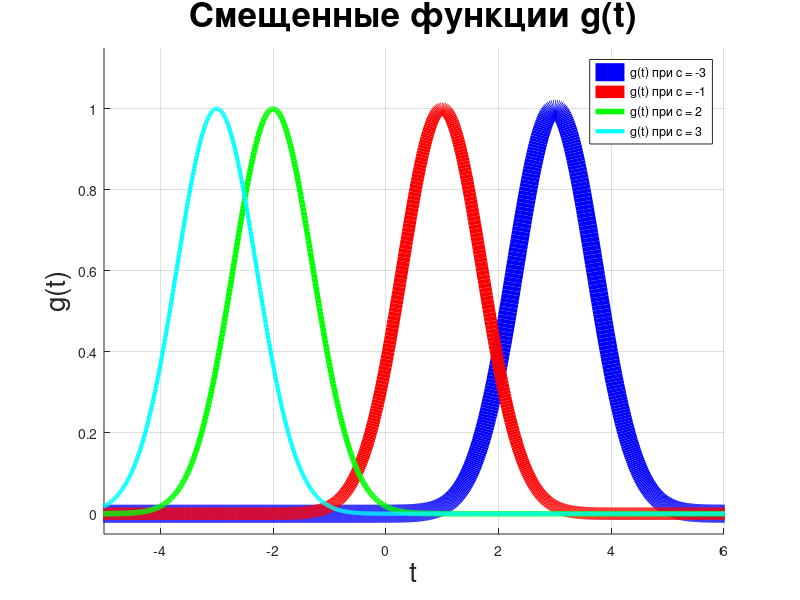
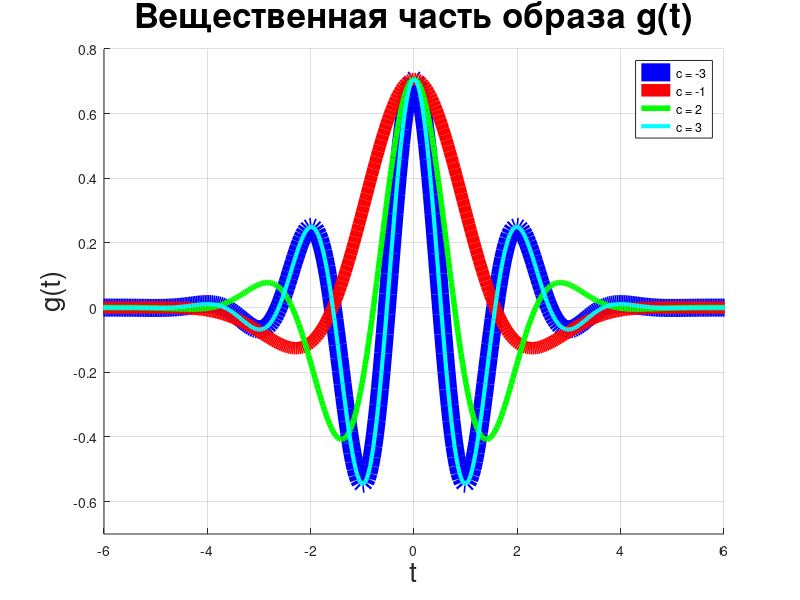
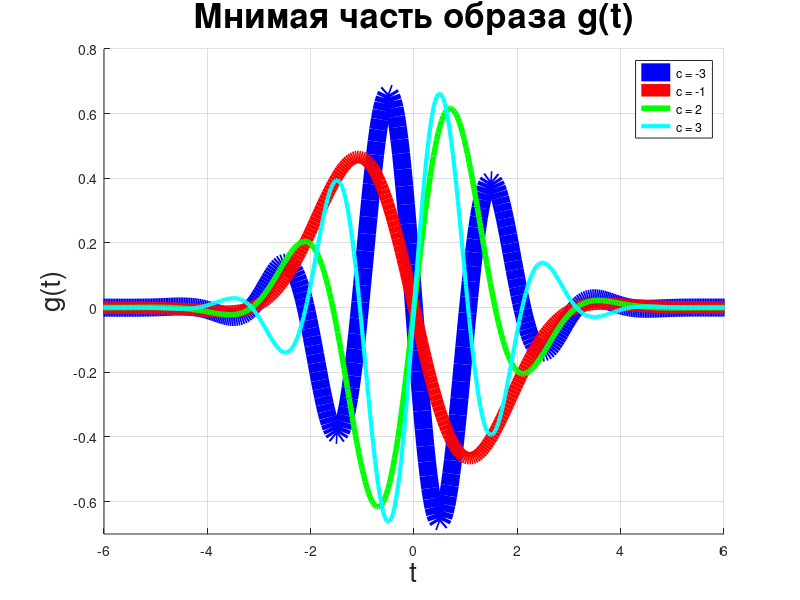
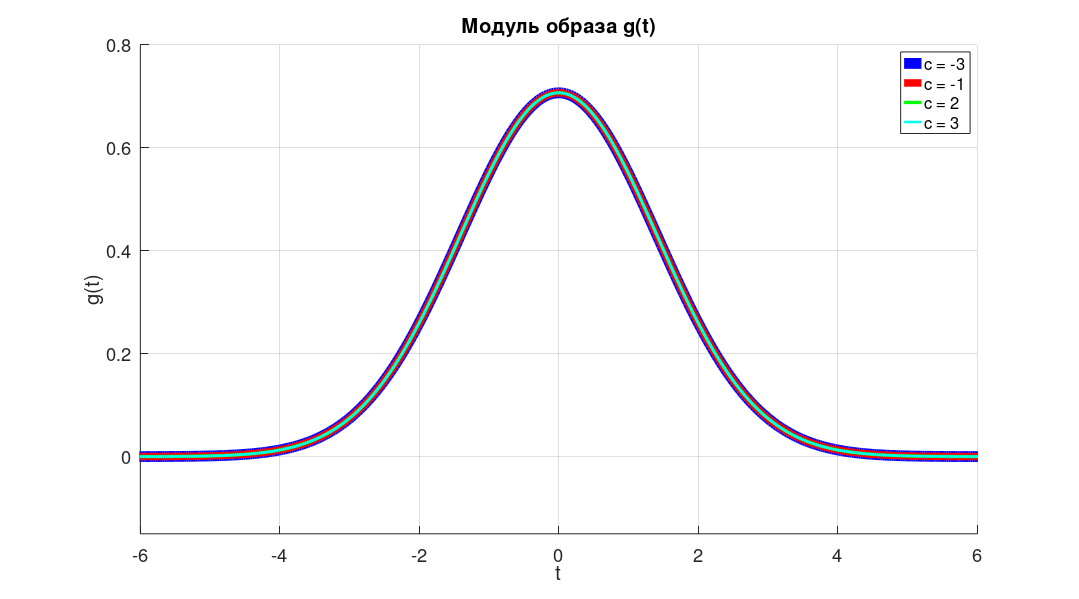

These figures' MATLAB source, in order: (Note: this script raises an error after producing the figures.)
T = 100;
N = 16384;
t = linspace(-T, T, N);
dt = t(2) - t(1);
freq = (-N/2:N/2-1)/(N*dt);
omega = 2*pi*freq;         


% Обновлённые значения параметра c ≠ 0
c_values = [-3, -1, 2, 3];
colors = ['b', 'r', 'g', 'cyan']; % Цвета для графиков
widths = [13, 9, 4, 3];

%%
f = figure()
hold on; grid on;
% Построение спектров
for i = 1:length(c_values)
    c = c_values(i);
    g = exp(-(t + c).^2);     
    plot(t, g, colors(i), 'LineWidth', widths(i), 'DisplayName', ...
         ['g(t) при c = ' num2str(c)]);
end
xlabel('t', 'FontSize', 20); ylabel('g(t)', 'FontSize', 20);
xlim([-5 6]);
ylim([-0.05 1.15]);
title('Смещенные функции g(t)', 'FontSize', 25);
legend show;
hold off;
%%
f = figure()
hold on; grid on;
% Построение спектров
for i = 1:length(c_values)
    c = c_values(i);
    hatg = exp(1i*omega*c).*exp(-omega.^2/4)/sqrt(2);
    rhatg = real(hatg);     
    plot(omega, rhatg, colors(i), 'LineWidth', widths(i), 'DisplayName', ...
         ['c = ' num2str(c)]);
end
xlabel('t', 'FontSize', 20); ylabel('g(t)', 'FontSize', 20);
xlim([-6 6]);
ylim([-0.7 0.8]);
title('Вещественная часть образа g(t)', 'FontSize', 25);
legend show;
hold off;
%%
f = figure()
hold on; grid on;
% Построение спектров
for i = 1:length(c_values)
    c = c_values(i);
    hatg = exp(1i*omega*c).*exp(-omega.^2/4)/sqrt(2);
    imhatg = imag(hatg);     
    plot(omega, imhatg, colors(i), 'LineWidth', widths(i), 'DisplayName', ...
         ['c = ' num2str(c)]);
end
xlabel('t', 'FontSize', 20); ylabel('g(t)', 'FontSize', 20);
xlim([-6 6]);
ylim([-0.7 0.8]);
title('Мнимая часть образа g(t)', 'FontSize', 25);
legend show;
hold off;
%%
f = figure()
hold on; grid on;
% Построение спектров
for i = 1:length(c_values)
    c = c_values(i);
    hatg = exp(1i*omega*c).*exp(-omega.^2/4)/sqrt(2);
    abshatg = abs(hatg);     
    plot(omega, abshatg, colors(i), 'LineWidth', widths(i), 'DisplayName', ...
         ['c = ' num2str(c)]);
end
xlabel('t', 'FontSize', 20); ylabel('g(t)', 'FontSize', 20);
xlim([-6 6]);
ylim([-0.15 0.8]);
title('Модуль образа g(t)', 'FontSize', 25);
legend show;
hold off;
%%
set(gcf, 'PaperPositionMode', 'auto');
set(gcf, 'Position', [100, 100, 1800, 1000]);
set(gca, 'FontSize', 22, 'GridLineWidth', 3, 'LineWidth', 2);
exportgraphics(f, "images\14.jpg")